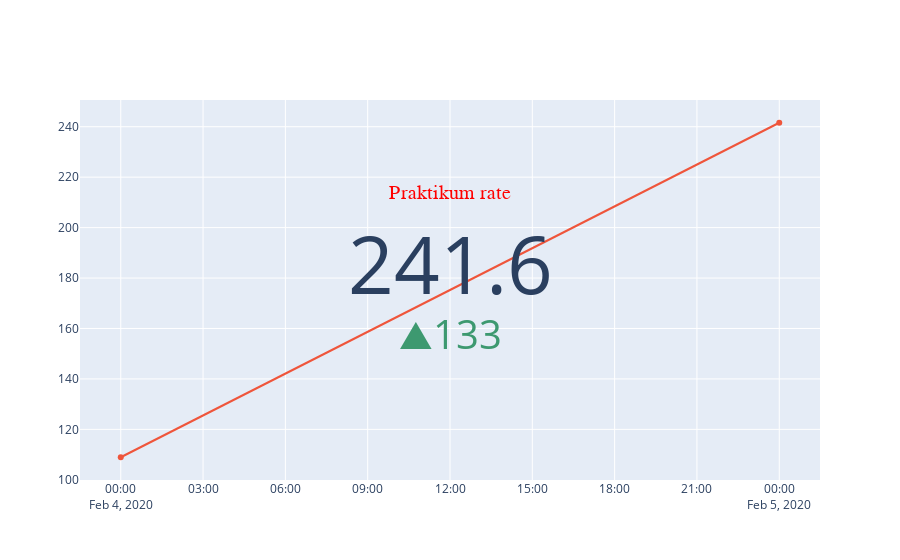

Here is the notebook cell this chart was saved with:
### Markdown cell above
### График по средним значениям

### Code cell
fig = go.Figure(go.Indicator(
    mode = "number+delta",
    value = last_day_rate,
    delta = {"reference": pr_day_rate, "valueformat": ".0f"},
    title = {"text": "Praktikum rate",
             "align" : 'center',
             "font": {
        "family": "Arial",
        "color": "red",
        
      },
             
             
            },
    
    domain = {'y': [0, 1], 'x': [0.25, 0.75]}))

fig.add_trace(go.Scatter(
    x = pr_rate_per_day['day'],
    y = pr_rate_per_day['pr_rate']))

fig.update_layout()
fig.show()

### Figure 1 — Plotly figure (JSON) as saved in the notebook; plotly's stock layout.template omitted (floating-point values rounded to 4 significant figures)
{"data": [{"delta": {"reference": 108.9, "valueformat": ".0f"}, "domain": {"x": [0.25, 0.75], "y": [0, 1]}, "mode": "number+delta", "title": {"align": "center", "font": {"color": "red", "family": "Arial"}, "text": "Praktikum rate"}, "type": "indicator", "value": 241.6}, {"type": "scatter", "x": ["2020-02-04T00:00:00", "2020-02-05T00:00:00"], "y": [108.9, 241.6]}], "layout": {}}
